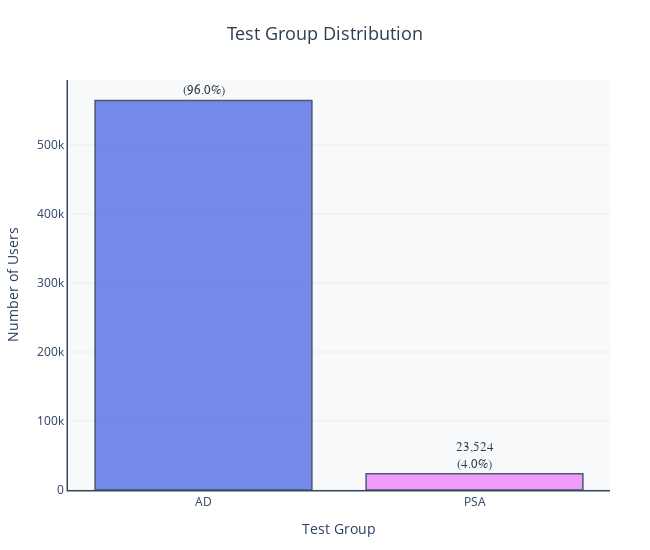

The code cell stored with this chart in its notebook:
### Markdown cell above
## 1. Test Group Distribution

### Code cell
# Analyze test group distribution
test_group_counts = marketing_data['test group'].value_counts()
test_group_pct = (test_group_counts / test_group_counts.sum() * 100).round(2)

print("Test Group Distribution:")
print("-" * 50)
for group in test_group_counts.index:
    print(f"{group.upper():5s}: {test_group_counts[group]:,} users ({test_group_pct[group]}%)")
print("-" * 50)
print(f"TOTAL: {test_group_counts.sum():,} users")

# Create attractive square-shaped interactive plot
fig = go.Figure(data=[
    go.Bar(
        x=test_group_counts.index.str.upper(),
        y=test_group_counts.values,
        text=[f'{count:,}<br>({pct}%)' for count, pct in zip(test_group_counts.values, test_group_pct.values)],
        textposition='outside',
        textfont=dict(size=13, color='#2c3e50', family='Arial'),
        marker=dict(
            color=['#667eea', '#f093fb'],  # Purple to pink gradient
            line=dict(color='#34495e', width=1.5),
            opacity=0.9
        ),
        hovertemplate='<b>%{x} Group</b><br>Users: %{y:,}<br><extra></extra>'
    )
])

    # Using standardized layout for consistency
fig.update_layout(
    title={'text': 'Test Group Distribution', 'x': 0.5, 'xanchor': 'center', 
           'font': {'size': 18, 'color': '#2c3e50'}},
    xaxis_title='Test Group',
    yaxis_title='Number of Users',
    width=650, height=550,
    plot_bgcolor='#f8f9fa',
    paper_bgcolor='white',
    xaxis=dict(showgrid=False, showline=True, linewidth=1.5, linecolor='#34495e'),
    yaxis=dict(showgrid=True, gridwidth=0.5, gridcolor='#e0e0e0', 
               showline=True, linewidth=1.5, linecolor='#34495e', rangemode='tozero'),
    hoverlabel=dict(bgcolor="white", font_size=12),
    margin=dict(t=80, b=60, l=60, r=40)
)

fig.show()

### Figure 1 — Plotly figure (JSON) as saved in the notebook; plotly's stock layout.template omitted (floating-point values rounded to 4 significant figures)
{"data": [{"hovertemplate": "<b>%{x} Group</b><br>Users: %{y:,}<br><extra></extra>", "marker": {"color": ["#667eea", "#f093fb"], "line": {"color": "#34495e", "width": 1.5}, "opacity": 0.9}, "text": ["564,577<br>(96.0%)", "23,524<br>(4.0%)"], "textfont": {"color": "#2c3e50", "family": "Arial", "size": 13}, "textposition": "outside", "type": "bar", "x": ["AD", "PSA"], "y": [564577, 23524]}], "layout": {"height": 550, "hoverlabel": {"bgcolor": "white", "font": {"size": 12}}, "margin": {"b": 60, "l": 60, "r": 40, "t": 80}, "paper_bgcolor": "white", "plot_bgcolor": "#f8f9fa", "title": {"font": {"color": "#2c3e50", "size": 18}, "text": "Test Group Distribution", "x": 0.5, "xanchor": "center"}, "width": 650, "xaxis": {"linecolor": "#34495e", "linewidth": 1.5, "showgrid": false, "showline": true, "title": {"text": "Test Group"}}, "yaxis": {"gridcolor": "#e0e0e0", "gridwidth": 0.5, "linecolor": "#34495e", "linewidth": 1.5, "rangemode": "tozero", "showgrid": true, "showline": true, "title": {"text": "Number of Users"}}}}
